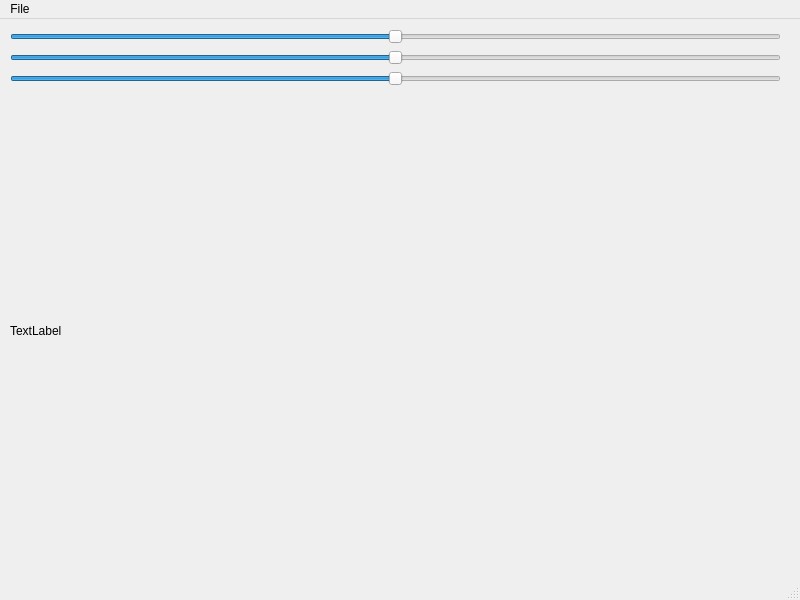
<?xml version="1.0" encoding="UTF-8"?>
<ui version="4.0">
 <class>MainWindow</class>
 <widget class="QMainWindow" name="MainWindow">
  <property name="geometry">
   <rect>
    <x>0</x>
    <y>0</y>
    <width>800</width>
    <height>600</height>
   </rect>
  </property>
  <property name="windowTitle">
   <string>MainWindow</string>
  </property>
  <widget class="QWidget" name="centralwidget">
   <widget class="QWidget" name="verticalLayoutWidget">
    <property name="geometry">
     <rect>
      <x>10</x>
      <y>10</y>
      <width>771</width>
      <height>541</height>
     </rect>
    </property>
    <layout class="QVBoxLayout" name="verticalLayout">
     <item>
      <widget class="QSlider" name="lSlider">
       <property name="minimum">
        <number>-100</number>
       </property>
       <property name="maximum">
        <number>100</number>
       </property>
       <property name="orientation">
        <enum>Qt::Horizontal</enum>
       </property>
      </widget>
     </item>
     <item>
      <widget class="QSlider" name="aSlider">
       <property name="minimum">
        <number>-128</number>
       </property>
       <property name="maximum">
        <number>128</number>
       </property>
       <property name="orientation">
        <enum>Qt::Horizontal</enum>
       </property>
      </widget>
     </item>
     <item>
      <widget class="QSlider" name="bSlider">
       <property name="minimum">
        <number>-128</number>
       </property>
       <property name="maximum">
        <number>128</number>
       </property>
       <property name="orientation">
        <enum>Qt::Horizontal</enum>
       </property>
      </widget>
     </item>
     <item>
      <widget class="QLabel" name="image">
       <property name="text">
        <string>TextLabel</string>
       </property>
      </widget>
     </item>
    </layout>
   </widget>
  </widget>
  <widget class="QMenuBar" name="menubar">
   <property name="geometry">
    <rect>
     <x>0</x>
     <y>0</y>
     <width>800</width>
     <height>22</height>
    </rect>
   </property>
   <widget class="QMenu" name="menuFile">
    <property name="title">
     <string>File</string>
    </property>
    <addaction name="actionOpen"/>
   </widget>
   <addaction name="menuFile"/>
  </widget>
  <widget class="QStatusBar" name="statusbar"/>
  <action name="actionOpen">
   <property name="text">
    <string>Open</string>
   </property>
  </action>
 </widget>
 <resources/>
 <connections/>
</ui>
